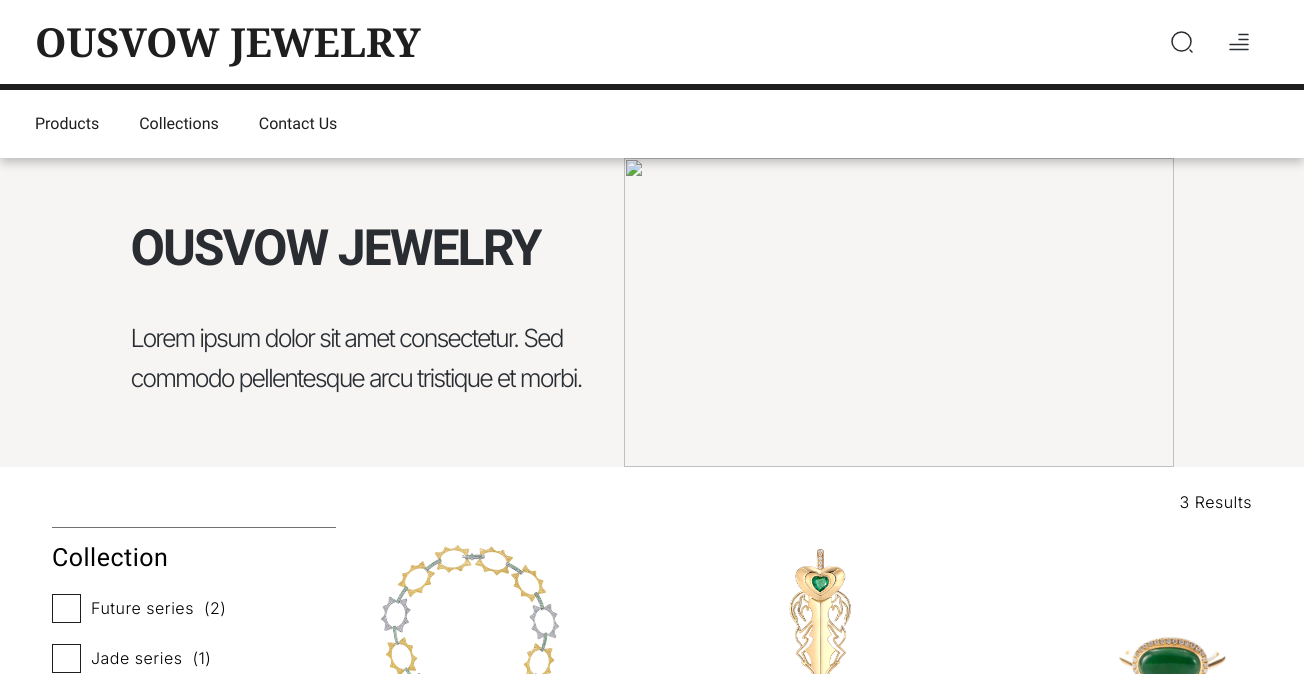
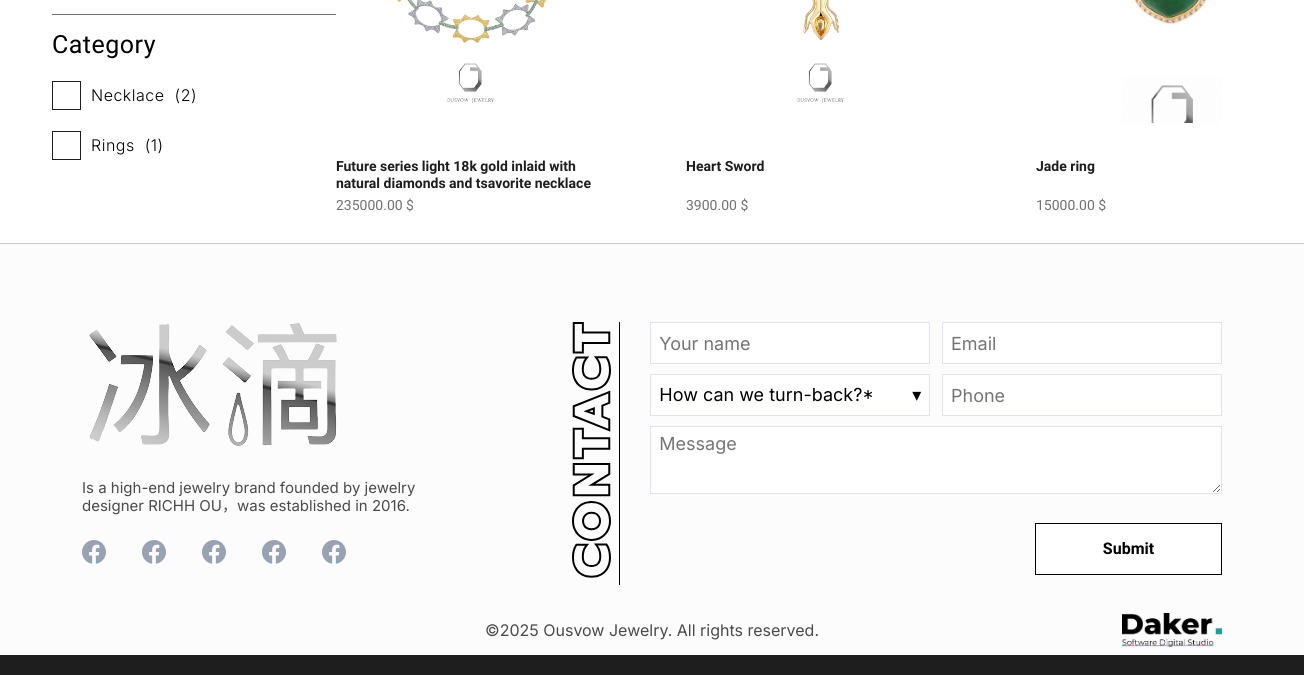
Page /catalog/ on the earlier database version (2 pictures, top to bottom).
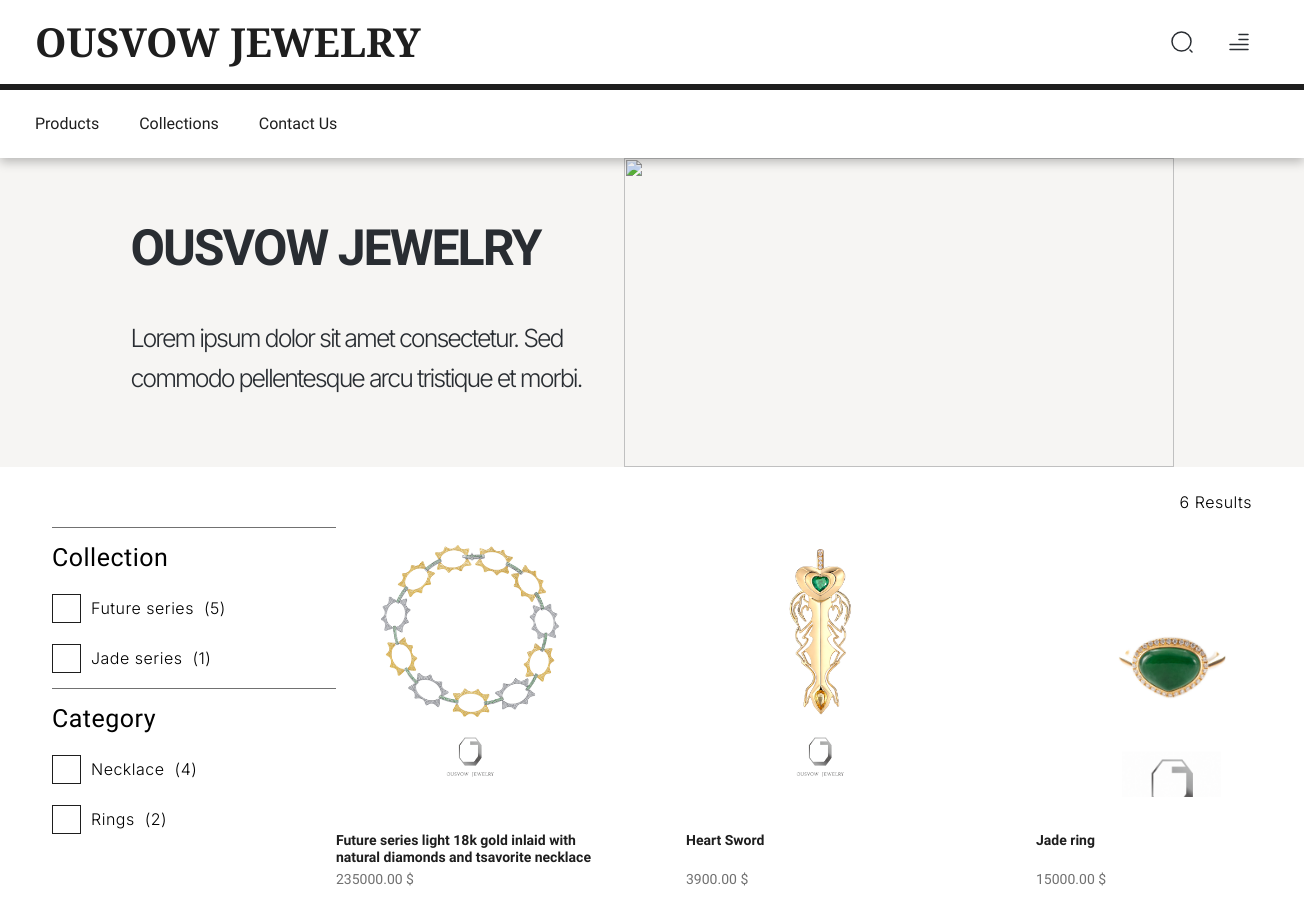
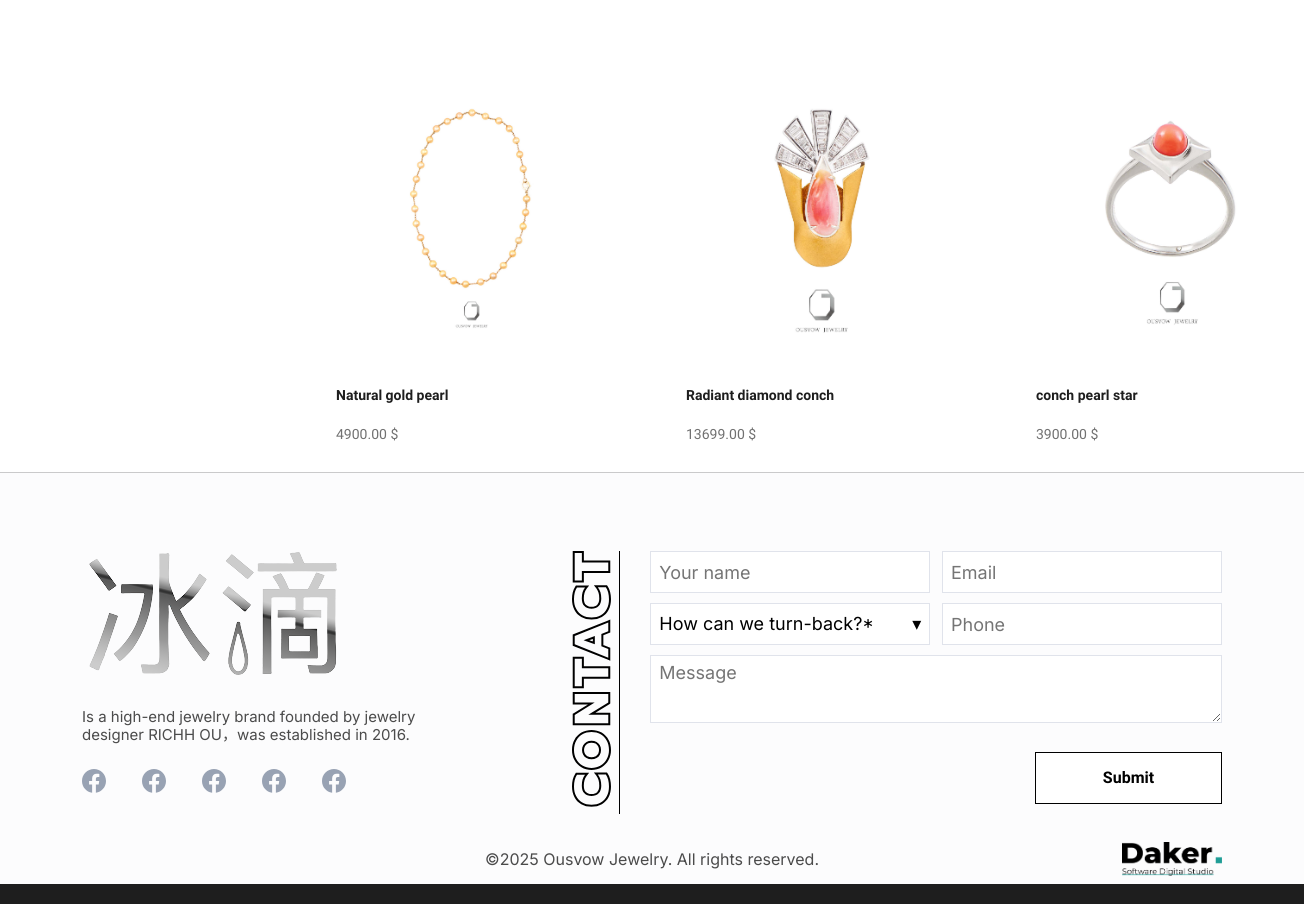
Same page on the later database version (2 pictures, top to bottom).
### catalog/models.py (models this page shows, shortened)
class TimestampedModel(models.Model):
    created_at = models.DateTimeField(auto_now_add=True, db_index=True)
    updated_at = models.DateTimeField(auto_now=True)
    class Meta:
        abstract = True

class Collection(TimestampedModel):
    name = models.CharField(max_length=200, unique=True)
    slug = models.SlugField(max_length=220, unique=True, help_text="Auto-filled from name")
    description = models.TextField(blank=True)
    photo = models.ImageField(upload_to="collections/%Y/%m/%d/", blank=True, null=True)
    quick_link = models.URLField(
        blank=True,
        help_text="External quick link (e.g., landing or promo URL)"
    )
    class Meta:
        ordering = ["name"]
        indexes = [models.Index(fields=["slug"])]

class Category(TimestampedModel):
    name = models.CharField(max_length=200, unique=True)
    slug = models.SlugField(max_length=220, unique=True, help_text="Auto-filled from name")
    description = models.TextField(blank=True)
    class Meta:
        ordering = ["name"]
        indexes = [models.Index(fields=["slug"])]

class Product(TimestampedModel):
    collection = models.ForeignKey(  # NEW
        Collection,
        on_delete=models.PROTECT,
        related_name="products",
    )
    category = models.ForeignKey(    # как и было, но теперь к глобальной Category
        Category,
        on_delete=models.PROTECT,
        related_name="products",
    )
    name = models.CharField(max_length=250)
    slug = models.SlugField(max_length=270, unique=True, help_text="Auto-filled from name")
    description = models.TextField(blank=True)
    price = models.DecimalField(max_digits=12, decimal_places=2,
                                validators=[MinValueValidator(Decimal("0.0"))])
    currency = models.CharField(max_length=3, default="USD")
    sku = models.CharField(max_length=64, unique=True, help_text="Stock keeping unit / article code")
    material = models.CharField(max_length=20, choices=MaterialType.choices, default=MaterialType.GOLD)
    metal_color = models.CharField(max_length=10, choices=MetalColor.choices, default=MetalColor.NONE)
    metal_purity_karat = models.PositiveSmallIntegerField(blank=True, null=True, help_text="e.g., 14, 18")
    weight_grams = models.DecimalField(max_digits=7, decimal_places=2, blank=True, null=True)
    gemstone = models.CharField(max_length=120, blank=True, help_text="e.g., Diamond, Emerald")
    gemstone_carat = models.DecimalField(max_digits=6, decimal_places=3, blank=True, null=True)
    ring_size = models.CharField(max_length=16, blank=True)
    stock = models.PositiveIntegerField(default=0)
    is_active = models.BooleanField(default=True)
    class Meta:
        ordering = ["name"]
        indexes = [
            models.Index(fields=["slug"]),
            models.Index(fields=["collection"]),
            models.Index(fields=["category"]),
            models.Index(fields=["is_active"]),
        ]
    def get_absolute_url(self):
        return reverse("catalog:detail", kwargs={"slug": self.slug})

class ProductImage(TimestampedModel):
    product = models.ForeignKey(Product, on_delete=models.CASCADE, related_name="images")
    image = models.ImageField(upload_to=product_image_upload_to)
    alt_text = models.CharField(max_length=200, blank=True)
    class Meta:
        ordering = ["id"]

### catalog/views.py (the view)
# urls.py: path("catalog/", views.product_list_view, name="list"),       # /catalog/
def product_list_view(request):
    selected_collections = request.GET.getlist("collection")
    selected_categories  = request.GET.getlist("category")
    products_qs = (
        Product.objects.filter(is_active=True)
        .select_related("collection", "category")
        .prefetch_related("images")
        .order_by("name")
    )
    if selected_collections:
        products_qs = products_qs.filter(collection__slug__in=selected_collections)
    if selected_categories:
        products_qs = products_qs.filter(category__slug__in=selected_categories)
    total_results = products_qs.count()
    collections = (
        Collection.objects
        .annotate(
            product_count=Count(
                "products",
                filter=Q(products__is_active=True) &
                       (Q(products__category__slug__in=selected_categories) if selected_categories else Q()),
                distinct=True,
            )
        )
        .order_by("name")
    )
    categories = (
        Category.objects
        .annotate(
            product_count=Count(
                "products",
                filter=Q(products__is_active=True) &
                       (Q(products__collection__slug__in=selected_collections) if selected_collections else Q()),
                distinct=True,
            )
        )
        .order_by("name")
    )
    context = {
        "products": products_qs,
        "collections": collections,
        "categories": categories,
        "selected_collections": selected_collections,
        "selected_categories": selected_categories,
        "total_results": total_results,
    }
    return render(request, "catalog/product_list.html", context)

### templates/catalog/product_list.html (shortened to what this page needs)
{% extends 'base.html' %}
{% load static %}
{% block extra_css %}
<link href="{% static 'css/pages/catalog.css' %}" rel="stylesheet" />
{% endblock %}
{% block content %}
<div class="catalog__wrapper">
  <div class="catalog__image">
    <div class="catalog__image-name">
      <h2>OUSVOW JEWELRY</h2>
      <p>Lorem ipsum dolor sit amet consectetur. Sed commodo pellentesque arcu tristique et morbi.</p>
    </div>
    <div class="catalog__image-img">
      <img src="{% static 'img/catalog/back.jpg' %}" alt="" />
    </div>
  </div>
  <div class="catalog__container">
    <div class="catalog__container-results">
      <span>{{ total_results }} Results</span>
    </div>
    <div class="catalog__container-wrapper">
      <aside class="catalog__filter">
        <form id="filterForm" method="get" class="js-filter">
          <div class="catalog__filter-element">
            <div class="catalog__filter-line"></div>
            <p>Collection</p>
            {% for c in collections %}
              {% if c.product_count > 0 %}
              <div class="catalog__filter__small">
                <div class="chk">
                  <label for="col-{{ c.slug }}" class="chk__label">
                    <span class="chk__box" aria-hidden="true"></span>
                    {{ c.name }} <span>({{ c.product_count }})</span>
                  </label>
                </div>
              </div>
              {% endif %}
            {% endfor %}
          </div>
          <div class="catalog__filter-element">
            <div class="catalog__filter-line"></div>
            <p>Category</p>
            {% for cat in categories %}
              {% if cat.product_count > 0 %}
              <div class="catalog__filter__small">
                <div class="chk">
                  <label for="cat-{{ cat.slug }}" class="chk__label">
                    <span class="chk__box" aria-hidden="true"></span>
                    {{ cat.name }} <span>({{ cat.product_count }})</span>
                  </label>
                </div>
              </div>
              {% endif %}
            {% endfor %}
          </div>
        </form>
      </aside>
      <div class="catalog__results">
        {% if products %}
        {% for p in products %}
        <a class="catalog__element" href="{{ p.get_absolute_url }}">
          <div class="catalog__element-img">
            {% with img=p.images.all|first %}
            {% if img %}
            <img src="{{ img.image.url }}" alt="{{ p.name }}">
            {% else %}
            <img src="{% static 'img/catalog/catalog-placeholder.png' %}" alt="{{ p.name }}">
            {% endif %}
            {% endwith %}
          </div>
          <h4>{{ p.name }}</h4>
          <p>{{ p.price }} $</p>
        </a>
        {% endfor %}
        {% else %}
        <p>No products found.</p>
        {% endif %}
      </div>
    </div>
  </div>
</div>
{% endblock %}

Differences in the rows shown:
computed for Collection "Future series": product_count "2" → "5"
computed for Category "Necklace": product_count "2" → "4"
computed for Category "Rings": product_count "1" → "2"
added Product: images.image (picture), name "Natural gold pearl", price "4900.00"
added Product: images.image (picture), name "Radiant diamond conch", price "13699.00"
added Product: images.image (picture), name "conch pearl star", price "3900.00"
Other differences:
{{ total_results }}: "3" → "6"
